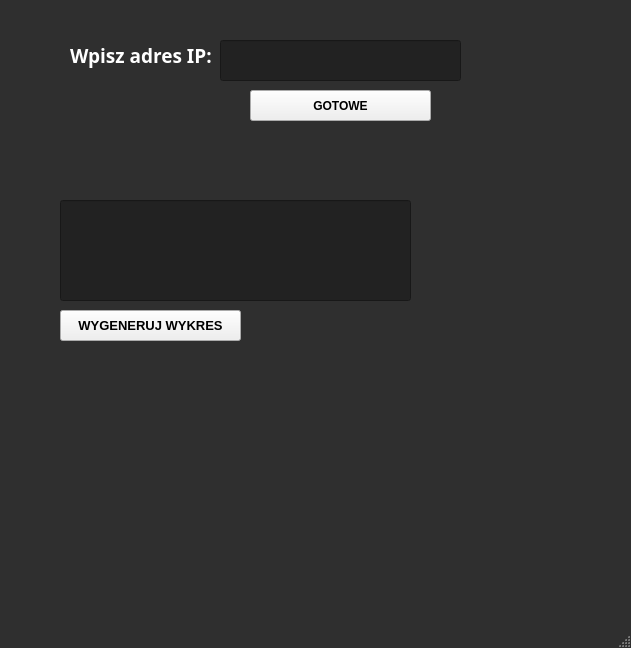
<?xml version="1.0" encoding="UTF-8"?>
<ui version="4.0">
 <class>MainWindow</class>
 <widget class="QMainWindow" name="MainWindow">
  <property name="geometry">
   <rect>
    <x>0</x>
    <y>0</y>
    <width>631</width>
    <height>648</height>
   </rect>
  </property>
  <property name="palette">
   <palette>
    <active>
     <colorrole role="Button">
      <brush brushstyle="SolidPattern">
       <color alpha="255">
        <red>47</red>
        <green>47</green>
        <blue>47</blue>
       </color>
      </brush>
     </colorrole>
     <colorrole role="Base">
      <brush brushstyle="SolidPattern">
       <color alpha="255">
        <red>47</red>
        <green>47</green>
        <blue>47</blue>
       </color>
      </brush>
     </colorrole>
     <colorrole role="Window">
      <brush brushstyle="SolidPattern">
       <color alpha="255">
        <red>47</red>
        <green>47</green>
        <blue>47</blue>
       </color>
      </brush>
     </colorrole>
    </active>
    <inactive>
     <colorrole role="Button">
      <brush brushstyle="SolidPattern">
       <color alpha="255">
        <red>47</red>
        <green>47</green>
        <blue>47</blue>
       </color>
      </brush>
     </colorrole>
     <colorrole role="Base">
      <brush brushstyle="SolidPattern">
       <color alpha="255">
        <red>47</red>
        <green>47</green>
        <blue>47</blue>
       </color>
      </brush>
     </colorrole>
     <colorrole role="Window">
      <brush brushstyle="SolidPattern">
       <color alpha="255">
        <red>47</red>
        <green>47</green>
        <blue>47</blue>
       </color>
      </brush>
     </colorrole>
    </inactive>
    <disabled>
     <colorrole role="Button">
      <brush brushstyle="SolidPattern">
       <color alpha="255">
        <red>47</red>
        <green>47</green>
        <blue>47</blue>
       </color>
      </brush>
     </colorrole>
     <colorrole role="Base">
      <brush brushstyle="SolidPattern">
       <color alpha="255">
        <red>47</red>
        <green>47</green>
        <blue>47</blue>
       </color>
      </brush>
     </colorrole>
     <colorrole role="Window">
      <brush brushstyle="SolidPattern">
       <color alpha="255">
        <red>47</red>
        <green>47</green>
        <blue>47</blue>
       </color>
      </brush>
     </colorrole>
    </disabled>
   </palette>
  </property>
  <property name="windowTitle">
   <string>MainWindow</string>
  </property>
  <property name="styleSheet">
   <string notr="true">AQPushButton#btnGotowe {
    background-color: green;
    color: white;
    font-weight: bold;
}

QWidget#wykrespole{
    background-color: white;
}

QLabel {
    color: white;
}

labelip {
    color: white;
}
QMainWindow {
    background-color: rgb(47,47,47);
}

QWidget#centralwidget {
    background-color: rgb(47,47,47);
}
QWidget#pingResult{
    background-color: rgb(29, 29, 29);
}
QWidget#IP{
    background-color: rgb(29, 29, 29);
}</string>
  </property>
  <widget class="QWidget" name="centralwidget">
   <widget class="QLabel" name="labelip">
    <property name="geometry">
     <rect>
      <x>70</x>
      <y>40</y>
      <width>141</width>
      <height>31</height>
     </rect>
    </property>
    <property name="font">
     <font>
      <family>Trebuchet MS</family>
      <pointsize>14</pointsize>
      <bold>true</bold>
     </font>
    </property>
    <property name="text">
     <string>Wpisz adres IP:</string>
    </property>
   </widget>
   <widget class="QLineEdit" name="IP">
    <property name="geometry">
     <rect>
      <x>220</x>
      <y>40</y>
      <width>241</width>
      <height>41</height>
     </rect>
    </property>
    <property name="palette">
     <palette>
      <active>
       <colorrole role="WindowText">
        <brush brushstyle="SolidPattern">
         <color alpha="255">
          <red>255</red>
          <green>255</green>
          <blue>255</blue>
         </color>
        </brush>
       </colorrole>
       <colorrole role="Button">
        <brush brushstyle="SolidPattern">
         <color alpha="255">
          <red>34</red>
          <green>34</green>
          <blue>34</blue>
         </color>
        </brush>
       </colorrole>
       <colorrole role="Text">
        <brush brushstyle="SolidPattern">
         <color alpha="255">
          <red>255</red>
          <green>255</green>
          <blue>255</blue>
         </color>
        </brush>
       </colorrole>
       <colorrole role="ButtonText">
        <brush brushstyle="SolidPattern">
         <color alpha="255">
          <red>255</red>
          <green>255</green>
          <blue>255</blue>
         </color>
        </brush>
       </colorrole>
       <colorrole role="Base">
        <brush brushstyle="SolidPattern">
         <color alpha="255">
          <red>34</red>
          <green>34</green>
          <blue>34</blue>
         </color>
        </brush>
       </colorrole>
       <colorrole role="Window">
        <brush brushstyle="SolidPattern">
         <color alpha="255">
          <red>34</red>
          <green>34</green>
          <blue>34</blue>
         </color>
        </brush>
       </colorrole>
       <colorrole role="PlaceholderText">
        <brush brushstyle="SolidPattern">
         <color alpha="128">
          <red>255</red>
          <green>255</green>
          <blue>255</blue>
         </color>
        </brush>
       </colorrole>
      </active>
      <inactive>
       <colorrole role="WindowText">
        <brush brushstyle="SolidPattern">
         <color alpha="255">
          <red>255</red>
          <green>255</green>
          <blue>255</blue>
         </color>
        </brush>
       </colorrole>
       <colorrole role="Button">
        <brush brushstyle="SolidPattern">
         <color alpha="255">
          <red>34</red>
          <green>34</green>
          <blue>34</blue>
         </color>
        </brush>
       </colorrole>
       <colorrole role="Text">
        <brush brushstyle="SolidPattern">
         <color alpha="255">
          <red>255</red>
          <green>255</green>
          <blue>255</blue>
         </color>
        </brush>
       </colorrole>
       <colorrole role="ButtonText">
        <brush brushstyle="SolidPattern">
         <color alpha="255">
          <red>255</red>
          <green>255</green>
          <blue>255</blue>
         </color>
        </brush>
       </colorrole>
       <colorrole role="Base">
        <brush brushstyle="SolidPattern">
         <color alpha="255">
          <red>34</red>
          <green>34</green>
          <blue>34</blue>
         </color>
        </brush>
       </colorrole>
       <colorrole role="Window">
        <brush brushstyle="SolidPattern">
         <color alpha="255">
          <red>34</red>
          <green>34</green>
          <blue>34</blue>
         </color>
        </brush>
       </colorrole>
       <colorrole role="PlaceholderText">
        <brush brushstyle="SolidPattern">
         <color alpha="128">
          <red>255</red>
          <green>255</green>
          <blue>255</blue>
         </color>
        </brush>
       </colorrole>
      </inactive>
      <disabled>
       <colorrole role="WindowText">
        <brush brushstyle="SolidPattern">
         <color alpha="255">
          <red>255</red>
          <green>255</green>
          <blue>255</blue>
         </color>
        </brush>
       </colorrole>
       <colorrole role="Button">
        <brush brushstyle="SolidPattern">
         <color alpha="255">
          <red>34</red>
          <green>34</green>
          <blue>34</blue>
         </color>
        </brush>
       </colorrole>
       <colorrole role="Text">
        <brush brushstyle="SolidPattern">
         <color alpha="255">
          <red>255</red>
          <green>255</green>
          <blue>255</blue>
         </color>
        </brush>
       </colorrole>
       <colorrole role="ButtonText">
        <brush brushstyle="SolidPattern">
         <color alpha="255">
          <red>255</red>
          <green>255</green>
          <blue>255</blue>
         </color>
        </brush>
       </colorrole>
       <colorrole role="Base">
        <brush brushstyle="SolidPattern">
         <color alpha="255">
          <red>34</red>
          <green>34</green>
          <blue>34</blue>
         </color>
        </brush>
       </colorrole>
       <colorrole role="Window">
        <brush brushstyle="SolidPattern">
         <color alpha="255">
          <red>34</red>
          <green>34</green>
          <blue>34</blue>
         </color>
        </brush>
       </colorrole>
       <colorrole role="PlaceholderText">
        <brush brushstyle="SolidPattern">
         <color alpha="128">
          <red>255</red>
          <green>255</green>
          <blue>255</blue>
         </color>
        </brush>
       </colorrole>
      </disabled>
     </palette>
    </property>
    <property name="styleSheet">
     <string notr="true">QLineEdit {
    color: white;
    background-color: #222;
}</string>
    </property>
   </widget>
   <widget class="QPushButton" name="btnGotowe">
    <property name="geometry">
     <rect>
      <x>250</x>
      <y>90</y>
      <width>181</width>
      <height>31</height>
     </rect>
    </property>
    <property name="font">
     <font>
      <family>Arial</family>
      <bold>true</bold>
     </font>
    </property>
    <property name="text">
     <string>GOTOWE</string>
    </property>
   </widget>
   <widget class="QPushButton" name="btnWykres">
    <property name="geometry">
     <rect>
      <x>60</x>
      <y>310</y>
      <width>181</width>
      <height>31</height>
     </rect>
    </property>
    <property name="font">
     <font>
      <family>Arial</family>
      <pointsize>10</pointsize>
      <bold>true</bold>
     </font>
    </property>
    <property name="text">
     <string>WYGENERUJ WYKRES</string>
    </property>
   </widget>
   <widget class="QLineEdit" name="pingResult">
    <property name="geometry">
     <rect>
      <x>60</x>
      <y>200</y>
      <width>351</width>
      <height>101</height>
     </rect>
    </property>
    <property name="styleSheet">
     <string notr="true">QLineEdit {
    color: white;
    background-color: #222;
}</string>
    </property>
    <property name="readOnly">
     <bool>true</bool>
    </property>
   </widget>
  </widget>
  <widget class="QMenuBar" name="menubar">
   <property name="geometry">
    <rect>
     <x>0</x>
     <y>0</y>
     <width>631</width>
     <height>21</height>
    </rect>
   </property>
  </widget>
  <widget class="QStatusBar" name="statusbar"/>
 </widget>
 <resources/>
 <connections/>
</ui>
